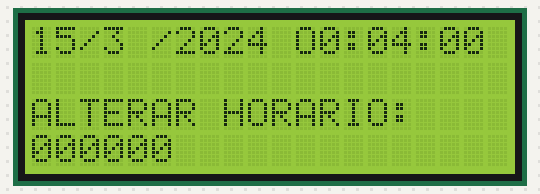
Simulated run of this sketch. Board: Arduino Uno, built with avr-gcc and run on an emulated ATmega328P. Parts: 20×4 character LCD. The local clock reads 2024-03-15 10:24:30 at power-on unless the sketch sets it.

Above: at 0.68 s.
At 20.3 s:
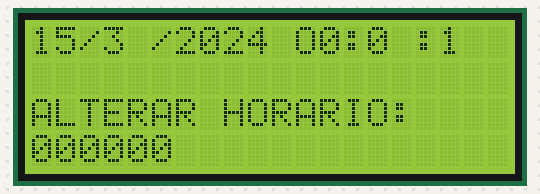
At 39.93 s:
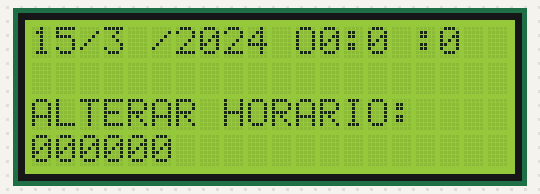

The sketch:

Clock_Code.ino
```cpp
#include <Keypad.h>
#include <Wire.h>  // biblioteca respposnsavel pela comunicação I2C
#include <LiquidCrystal_I2C.h>
#include <DS3231.h>   //Inclui a biblioteca do DS3231 Shield

LiquidCrystal_I2C lcd (0x3F,20,4);  // // 0x3F representa o endereço hexadecimal do modulo I2C alguns modulos
DS3231 clock;
RTCDateTime dt;


int vetor[8];
int limite = 7;
int contador =0;
int hora,minuto,segundo,dia,mes,ano;
int aux =0;

const byte ROWS = 4; //4 linhas
const byte COLS = 4; //3 colunas
//define os caracteres de cada botao
char hexaKeys[ROWS][COLS] = {
  {'1','2','3','+'},
  {'4','5','6',},
  {'7','8','9',},
  {'*','0','#','-'}
};
byte rowPins[ROWS] = {5, 4, 3, 2}; //conexão dos pinos das linhas
byte colPins[COLS] = {9,8, 7, 6}; //conexão dos pinos das colunas

//iniciliza e instancia o objeto customKeypad
Keypad customKeypad = Keypad( makeKeymap(hexaKeys), rowPins, colPins, ROWS, COLS);
int customKey;
// char customKey;
 int numero;

void setup(){
  lcd.init();
  clock.begin();
    //clock.setDateTime(2018,07,21,21,24,00);

}

void loop(){

  // Print a message to the LCD.

  lcd.backlight();
  lcd.setCursor(0,2);   // assim como as biblioteas comuns para display LCD os comandos para este modulo são bem parecidos
  lcd.print("ALTERAR HORARIO:");

  lcd.setCursor(0,0);
  lcd.print(dt.day ); lcd.setCursor(2,0); lcd.print("/");
  lcd.setCursor(3,0);
  lcd.print(dt.month); lcd.setCursor(5,0);lcd.print("/");
  lcd.setCursor(6,0);
  lcd.print(dt.year);

  if(dt.hour<10)
  {
    lcd.setCursor(11,0); lcd.print("O");
    lcd.setCursor(12,0); lcd.print(dt.hour);lcd.setCursor(13,0); lcd.print(":");
  }
  else{
  lcd.setCursor(11,0);
  lcd.print(dt.hour ); lcd.setCursor(13,0); lcd.print(":");
  }
  lcd.setCursor(14,0);
  lcd.print(dt.minute); lcd.setCursor(16,0);lcd.print(":");
  lcd.setCursor(17,0);
  lcd.print(dt.second);

////////////////////////////////////////////////////////////////////////////////////////////
      dt = clock.getDateTime();

   customKey = customKeypad.getKey_int(); // comando getKey responsável por recuperar o valor do botao precionado

    if (customKey != 10) // valor 10 na comparação serve para recuperar o numero zero
    {
    numero = customKey;
    vetor[contador]=numero;
    lcd.setCursor(contador,3);
    lcd.print(vetor[contador]);

     contador++;

    }


    if(contador == 5) // identifica se foram digitados todos os numeros relativos á hora e transfroma os valores no vetor para inteiros
    {
      hora = (vetor[0]*10) + vetor[1];
      minuto = (vetor[2]*10) + vetor[3];
      segundo = (vetor[4]*10)+ vetor[5];
    }


    if((contador == limite) && (vetor[contador]== 0)) // CONDIÇÃO PARA QUE SEJA ALTERADO O HORARIO NO RTC
  {
    lcd.clear();
   clock.setDateTime(dt.year,dt.month,dt.day,hora,minuto,segundo);
    contador =0;
  }


}
```
